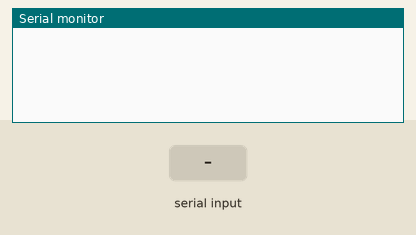
Bench run of a sketch on a simulated Arduino Uno, built with avr-gcc and run on an emulated ATmega328P. On the bench: the last lines printed to the serial monitor. The inputs (shaded band) are chosen by the test bench.

Above: at 1.2 s.
1.3 s: "," received over Serial
At 2.0 s:
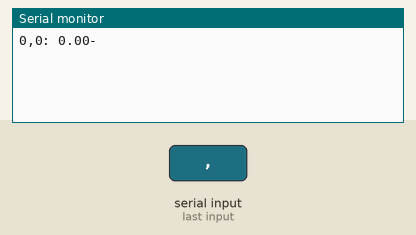
2.8 s: "n90\n" received over Serial
At 4.3 s:
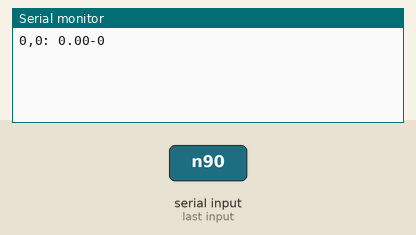

Measured:
- after the input at 1.3 s, the serial monitor: prints a new line at once (image 1)
- after the input at 2.8 s, the serial monitor: prints a new line at once (image 2)

The sketch:

controlservo.ino
```cpp
String inputString = "";         // a String to hold incoming data
String signString="";
bool stringCom = false;  // whether the string is complete
bool objCom = false;  // whether the string is complete
bool endCom = false;
float data[20][4];
// Keep track of the last comma so we know where to start the substring
int count_sv=0;
int count_obj=0;
int num_obj=0;

void setup() {
  // initialize serial:
  Serial.begin(9600);
  // reserve 200 bytes for the inputString:
  inputString.reserve(200);
}

void loop() {
  // print the string when a newline arrives:
  if (stringCom) {
    data[count_obj][count_sv]=inputString.toFloat();
    Serial.print(count_obj);
    Serial.print(",");
    Serial.print(count_sv);
    Serial.print(": ");
    Serial.print(data[count_obj][count_sv]);
    Serial.print('-');
    count_sv++;
    stringCom = false;
    inputString = "";
  }
  if (objCom){
    count_sv=0;
    count_obj++;
    objCom =false;
    inputString = "";
  }
  if (endCom){
    count_sv=0;
    num_obj=count_obj;
    Serial.println(num_obj);
    count_obj=0;
    endCom =false;
    inputString = "";
  }
}

/*
  SerialEvent occurs whenever a new data comes in the hardware serial RX. This
  routine is run between each time loop() runs, so using delay inside loop can
  delay response. Multiple bytes of data may be available.
*/
void serialEvent() {
  while (Serial.available()) {
    // get the new byte:
    char inChar = (char)Serial.read();
    // add it to the inputString:
    inputString += inChar;
    // if the incoming character is a newline, set a flag so the main loop can
    // do something about it:
    if (inChar == ',') {
      stringCom = true;
    }
    if (inChar == '#') {
      objCom = true;
    }
    if (inChar == 'n') {
      endCom = true;
    }
  }
}
```
